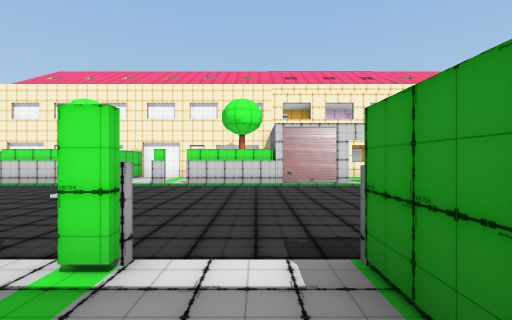
view 1 (above)

24 first-person views from a walk through a 3-D level made in the Unity game engine. The camera is 1.3 m above the floor, looks level and sees 85° across. The floor is counted in squares, 2 m on a side. Each view is taken from the middle of a square. On the plan, view 1 faces up. The plan holds only what a view shows up to about 9 squares ahead; the rest is blank. The place goes on beyond the plan. The player is left out. Some animated figures are not drawn. Some surface patterns are stand-ins.

view 2
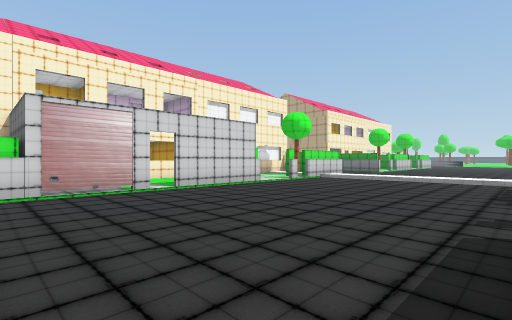

view 3
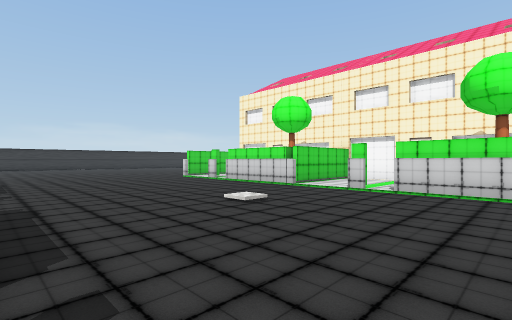

view 4
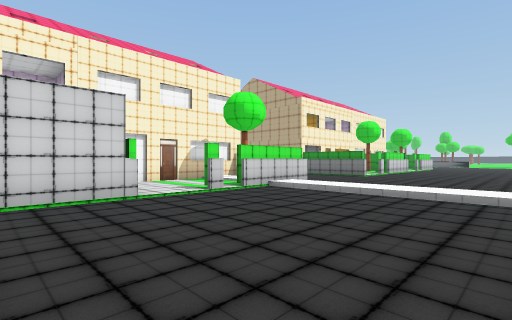

view 5
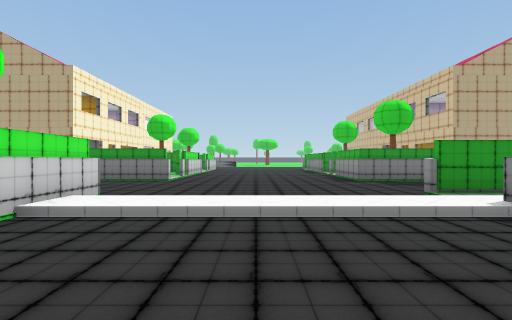

view 6
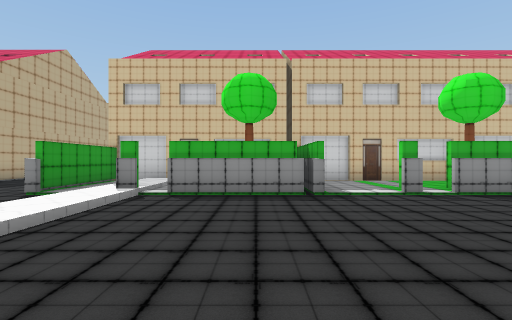

view 7
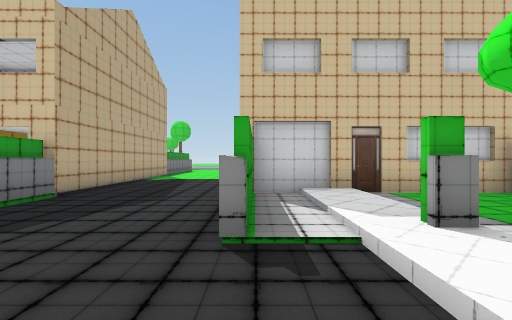

view 8
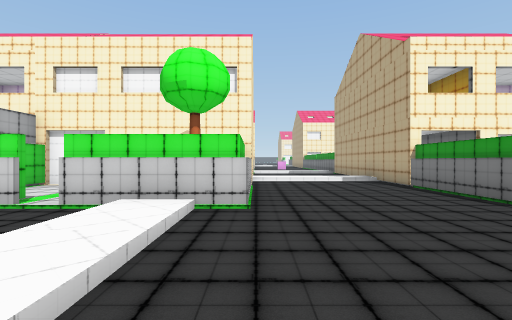

view 9
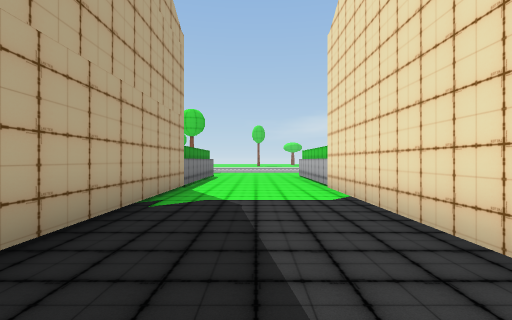

view 10
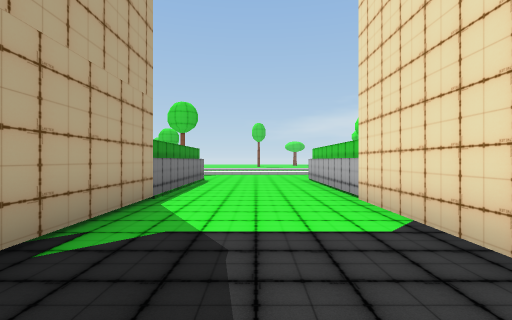

view 11
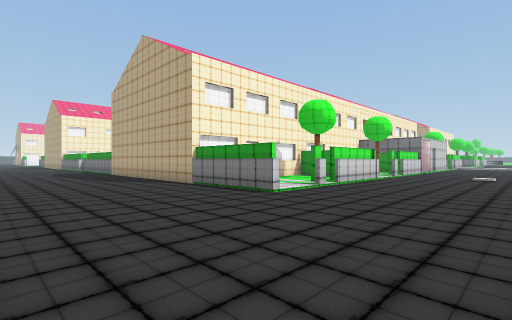

view 12
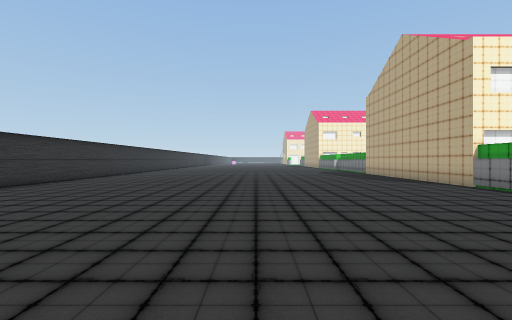

view 13
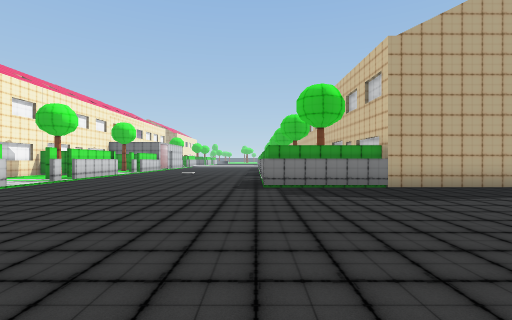

view 14
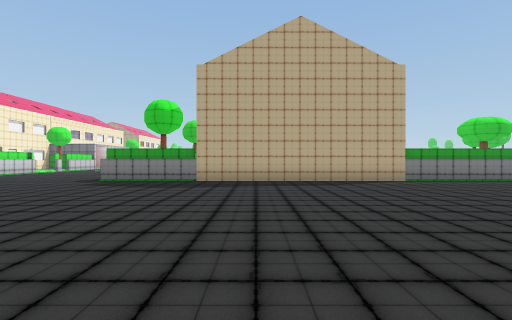

view 15
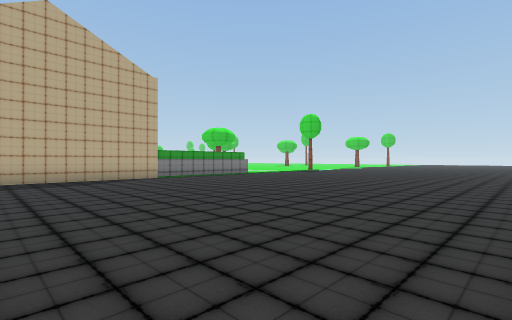

view 16
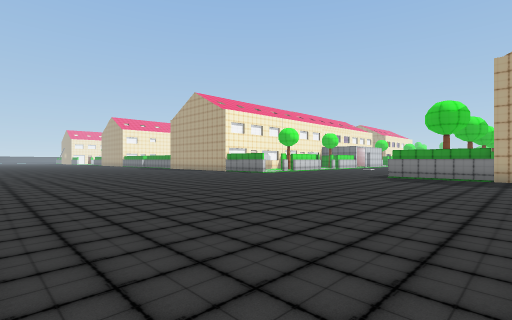

view 17
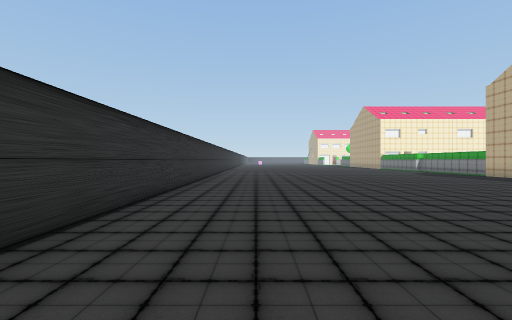

view 18
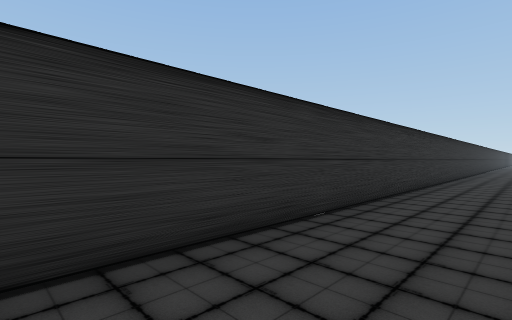

view 19
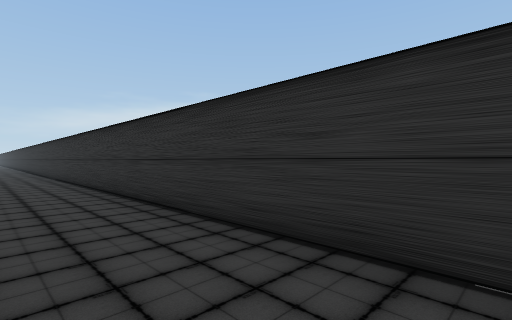

view 20
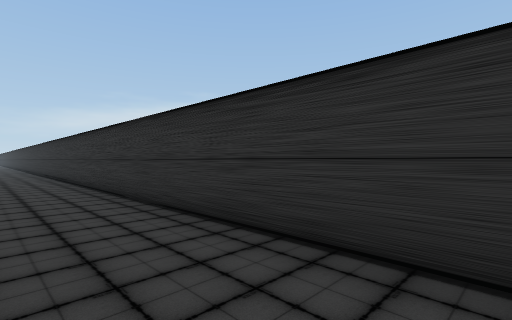

view 21
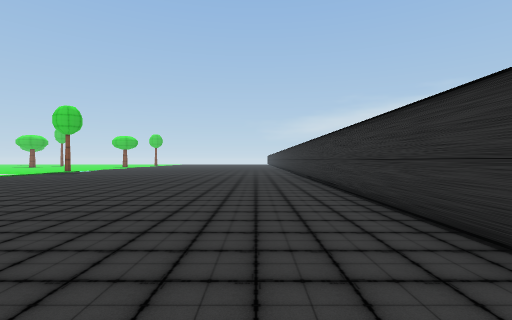

view 22
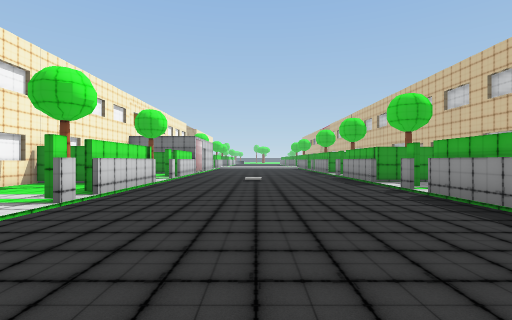

view 23
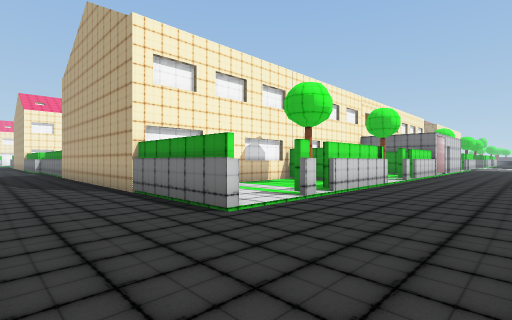

view 24
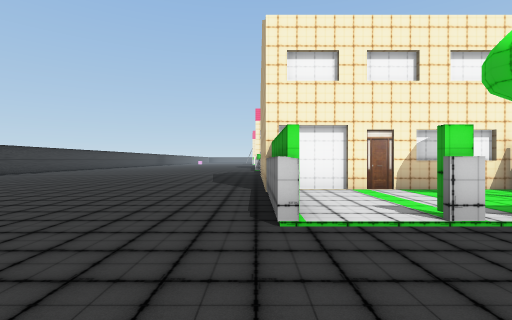

### Floor plan
Key: @ floor where view 1 was taken; # wall or solid block; x gap in a wall; . main floor; : floor 0.25 m higher than the main floor; / step, stairs or slope; H house.
Columns run from 21 left of view 1 to 15 right of it. Each row starts with its distance up from view 1.
 15 #..........#                        H
 14 #..........#                        H
 13 #..........#                    #:::H
 12 #..........#                    #...H
 11 #..........####H###        ####H#...#
 10 #..........#....#..        #../ #...#
  9 #..........#...##...  #... #../ #...#
  8 #..........#.#x##..x####x###..###...#
  7 #.............................//.....
  6 #.............................//.....
  5 #.............................//.....
  4 #.............................//.....
  3 #.............................//.....
  2 #...........##x#.##x#.##x#.###///...#
  1 #...........#  ..#  ..# ...# .//#...#
  0 #...........#    #   @# ...# .//#...#
 -1 #...........#         ####.####/#...#
 -2 #...........#                   #...#
 -3 #...........#                   #...#
 -4 #...........#                   #...#
 -5 #...........#                   #...H
 -6 #...........#                   #...#
 -7 #...........#                   #...#
 -8 #...........#                   #...#
 -9 #...........#                   #...#
-10 #...........#                   #...#
-11 #.........  #                   #...#

Positions as (right, up) in squares from view 1, and headings:
1: (0, 0), facing up
2: (0, 2), facing up-right
3: (0, 2), facing up-left
4: (4, 3), facing up-right
5: (6, 5), facing right
6: (7, 7), facing down
7: (11, 4), facing down
8: (11, 4), facing up
9: (13, -1), facing down
10: (13, -3), facing down
11: (-14, 4), facing up-right
12: (-15, 4), facing up
13: (-16, 2), facing right
14: (-18, -3), facing right
15: (-19, -3), facing down-right
16: (-20, -2), facing up-right
17: (-19, 6), facing up
18: (-19, 4), facing up-left
19: (-19, 7), facing down-left
20: (-19, 0), facing down-left
21: (-19, -3), facing down
22: (-12, 5), facing right
23: (-12, 5), facing up-right
24: (-10, 5), facing up
